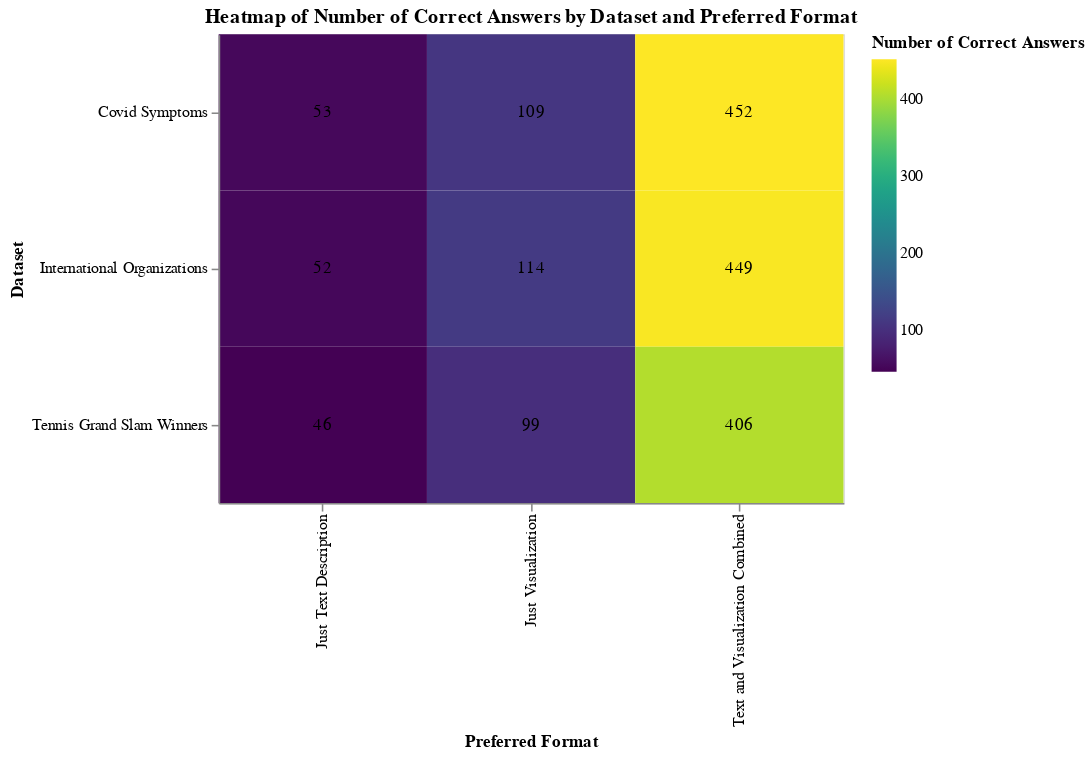

Notebook cell for this chart:
### Code cell
heatmap_correct_format = merged_df.groupby(['dataset', 'preferred_format'])['correct_number_of_answers'].sum().reset_index()

heatmap_correct_format_chart = alt.Chart(heatmap_correct_format).mark_rect().encode(
    x=alt.X('preferred_format:O', title='Preferred Format'),
    y=alt.Y('dataset:O', title='Dataset'),
    color=alt.Color('correct_number_of_answers:Q', scale=alt.Scale(scheme='viridis'), title='Number of Correct Answers'),
    tooltip=['preferred_format', 'dataset', 'correct_number_of_answers']
).properties(
    width=400,
    height=300,
    title='Heatmap of Number of Correct Answers by Dataset and Preferred Format'
)

# Add the text labels
text_labels_format = alt.Chart(heatmap_correct_format).mark_text(baseline='middle').encode(
    x=alt.X('preferred_format:O', title='Preferred Format'),
    y=alt.Y('dataset:O', title='Dataset'),
    text=alt.Text('correct_number_of_answers:Q'),
    # color=alt.condition(
    #     alt.datum.correct_number_of_answers > heatmap_correct_format['correct_number_of_answers'].mean(),
    #     alt.value('black'),  # Set text color to black for better contrast
    #     alt.value('white')   # Set text color to white otherwise
    # )
)

# Layer the heatmap and text
final_chart_format = heatmap_correct_format_chart + text_labels_format

# Display the final chart
final_chart_format.display()

### Figure 1 — Vega-Lite specification as saved in the notebook (floating-point values rounded to 4 significant figures)
{"config": {"view": {"continuousWidth": 300, "continuousHeight": 300}}, "layer": [{"mark": {"type": "rect"}, "encoding": {"color": {"field": "correct_number_of_answers", "scale": {"scheme": "viridis"}, "title": "Number of Correct Answers", "type": "quantitative"}, "tooltip": [{"field": "preferred_format", "type": "nominal"}, {"field": "dataset", "type": "nominal"}, {"field": "correct_number_of_answers", "type": "quantitative"}], "x": {"field": "preferred_format", "title": "Preferred Format", "type": "ordinal"}, "y": {"field": "dataset", "title": "Dataset", "type": "ordinal"}}, "title": "Heatmap of Number of Correct Answers by Dataset and Preferred Format"}, {"mark": {"type": "text", "baseline": "middle"}, "encoding": {"text": {"field": "correct_number_of_answers", "type": "quantitative"}, "x": {"field": "preferred_format", "title": "Preferred Format", "type": "ordinal"}, "y": {"field": "dataset", "title": "Dataset", "type": "ordinal"}}}], "data": {"name": "data-790aacab100ac3b08f46f400699a4426"}, "height": 300, "width": 400, "$schema": "https://vega.github.io/schema/vega-lite/v5.20.1.json", "datasets": {"data-790aacab100ac3b08f46f400699a4426": [{"dataset": "Covid Symptoms", "preferred_format": "Just Text Description", "correct_number_of_answers": 53}, {"dataset": "Covid Symptoms", "preferred_format": "Just Visualization", "correct_number_of_answers": 109}, {"dataset": "Covid Symptoms", "preferred_format": "Text and Visualization Combined", "correct_number_of_answers": 452}, {"dataset": "International Organizations", "preferred_format": "Just Text Description", "correct_number_of_answers": 52}, {"dataset": "International Organizations", "preferred_format": "Just Visualization", "correct_number_of_answers": 114}, {"dataset": "International Organizations", "preferred_format": "Text and Visualization Combined", "correct_number_of_answers": 449}, {"dataset": "Tennis Grand Slam Winners", "preferred_format": "Just Text Description", "correct_number_of_answers": 46}, {"dataset": "Tennis Grand Slam Winners", "preferred_format": "Just Visualization", "correct_number_of_answers": 99}, {"dataset": "Tennis Grand Slam Winners", "preferred_format": "Text and Visualization Combined", "correct_number_of_answers": 406}]}}
